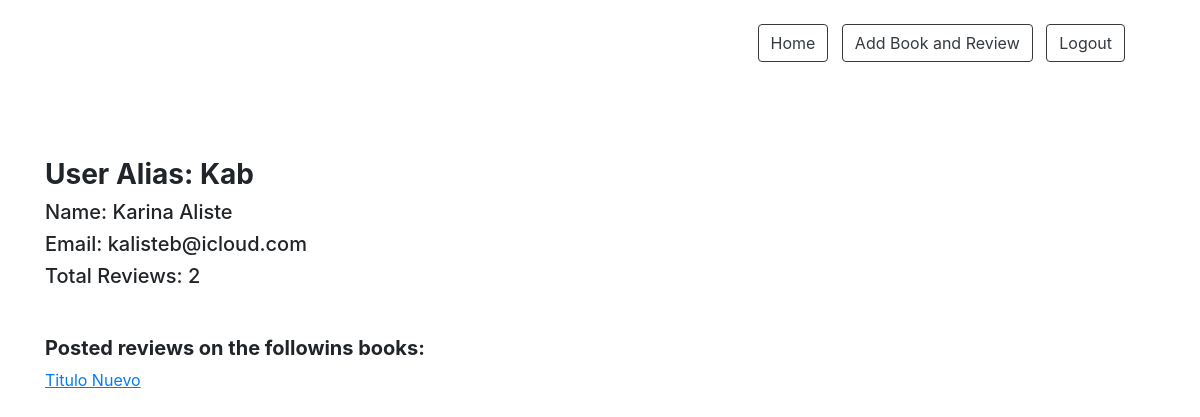
Page /users/5 on the earlier database version.
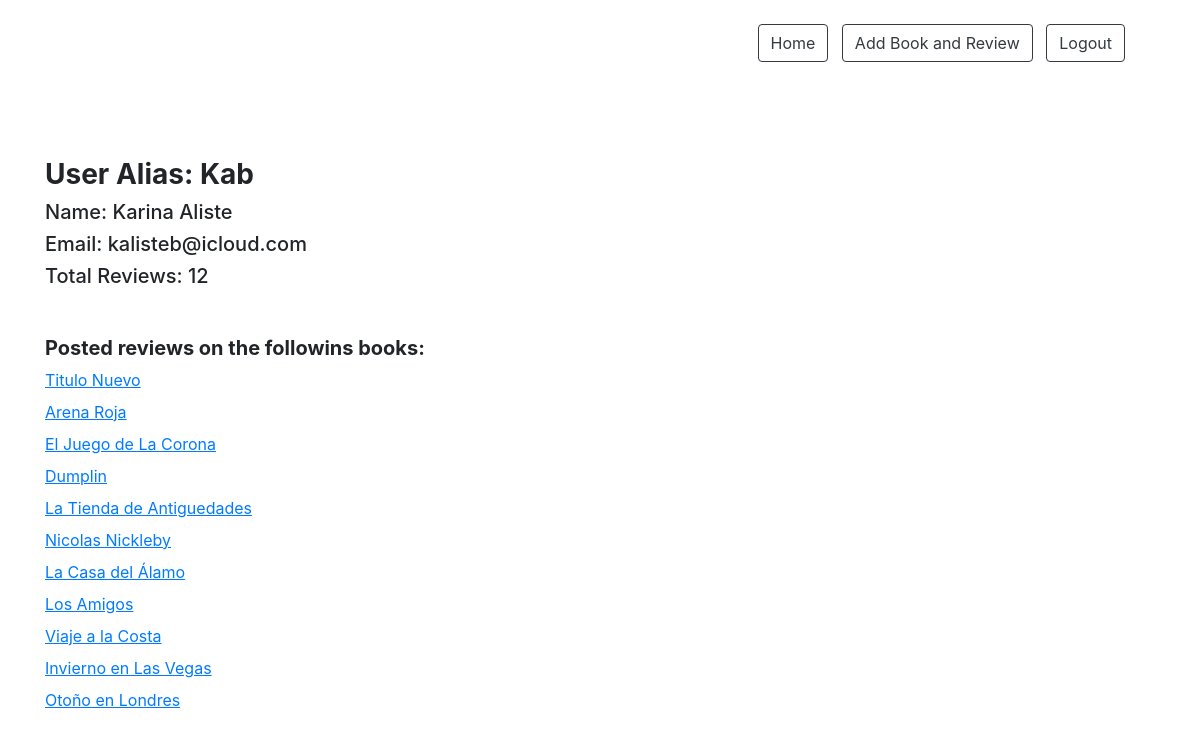
Same page on the later database version.
### login/models.py (models this page shows)
class User(models.Model):
    id = models.AutoField(primary_key=True)
    nombre = models.CharField(max_length=40)
    alias = models.CharField(max_length=40)
    email = models.CharField(max_length=40)
    password = models.CharField(max_length=20)
    rol = models.PositiveIntegerField(default=1)
    created_at = models.DateTimeField(auto_now_add=True)
    updated_at = models.DateTimeField(auto_now=True)
    objects = UserManager()

class Libro(models.Model):
    id = models.AutoField(primary_key=True)
    titulo = models.CharField(max_length=40)
    autor = models.ForeignKey(Autor, on_delete=CASCADE, related_name="libros")

### login/views.py (the view)
# urls.py: path('users/<int:user_id>', views.view_user, name='view_user'),
def view_user(request, user_id):
    usuario = User.objects.get(id = user_id)
    dict_review = Review.objects.filter(usuario = usuario).values('libro').annotate(total=Count('libro'))
    arreglo_libros = []
    for rev in dict_review:
        arreglo_libros.append(
            Libro.objects.filter(id = rev['libro'])
        )
    context = {
        'user': usuario,
        'rev_count': Review.objects.filter(usuario = usuario).count(),
        'reviews': arreglo_libros,
            }
    return render(request, 'user.html', context)

### login/templates/user.html (shortened to what this page needs)
<!DOCTYPE html>
<html lang="en">
<head>
    {% load static %}
    <link rel="stylesheet" href="https://cdn.jsdelivr.net/npm/bootstrap@4.6.0/dist/css/bootstrap.min.css">
</head>
<body>
    <div class="container my-4">
        <div class="container-fluid mb-5">
            <div class="container text-right">
                <a class="btn btn-outline-dark" href="/">Home</a> &nbsp;
                <a class="btn btn-outline-dark" href="{% url 'agregar' %}">Add Book and Review</a> &nbsp;
                <a href="{% url 'logout' %}" class="btn btn-outline-dark">Logout</a>
            </div>
        </div>
        <div class="row mb-5">
            <div class="col-7">
                <h3 class="mt-5 mb-2"><strong>User Alias: {{user.alias}}</strong></h3>
                <h5 class="mb-2">Name: {{user.nombre}}</h5>
                <h5 class="mb-2">Email: {{user.email}}</h5>
                <h5 class="mb-5">Total Reviews: {{rev_count}}</h5>
                <h5><strong>Posted reviews on the followins books: </strong></h5>
                {% for review in reviews %}
                <p class="w-75 mb-2">
                    <a href=""><u>{{review.0.titulo}}</u></a>
                </p>
                {% endfor %}
            </div>
        </div>
    </div>
</body>
</html>

Differences in the rows shown:
added Libro: titulo "Arena Roja"
added Libro: titulo "El Juego de La Corona"
added Libro: titulo "Dumplin"
added Libro: titulo "La Tienda de Antiguedades"
added Libro: titulo "Nicolas Nickleby"
added Libro: titulo "La Casa del Álamo"
added Libro: titulo "Los Amigos"
added Libro: titulo "Viaje a la Costa"
added Libro: titulo "Invierno en Las Vegas"
added Libro: titulo "Otoño en Londres"
Other differences:
{{ rev_count }}: "2" → "12"
